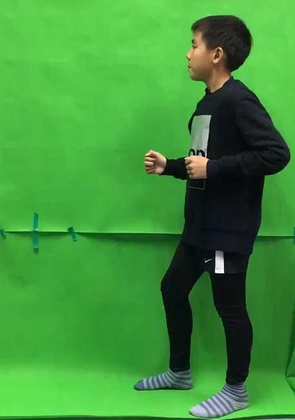
%> input picture HW6/crop/1crop/00001.jpg, 295 x 420 px, shrunk from 459 x 654 before the run; its folder holds only this picture in this run
$ octave crop.m   (GNU Octave 9; MATLAB toolbox functions it lacks are replaced by stand-ins)
%> lines starting %> are read from the running program, lines starting %| are printed output that depends on the picture; in (x1, y1, x2, y2) boxes, pixels count from 0 and x2, y2 are one past the last pixel; in counts of white or black regions, pixels touching at a corner belong together; the program's own positions count from 1
for index = 1 : 3
    path = [num2str(index), 'crop\'];

    files = dir(fullfile([path '*.jpg']));
    fileslength = length(files);

    for i = 1 : fileslength

        imgfullpath = strcat(path, files(i).name);
        img = im2double(imread(imgfullpath));
        R = img(:, :, 1);
        G = img(:, :, 2);
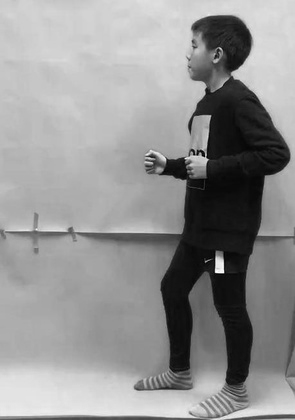
%> G: size 420x295 double; min 0, max 0.996, mean 0.575
        B = img(:, :, 3);
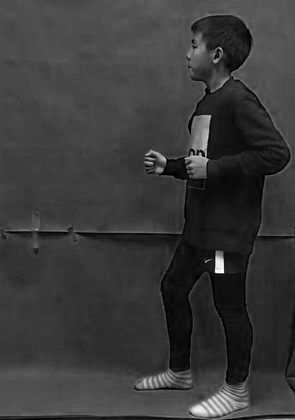
%> B: size 420x295 double; min 0, max 1, mean 0.228

        mask = (G ./ (R + G + B) > 0.46);
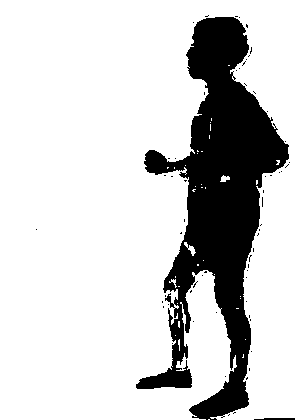
%> mask: size 420x295 logical; 80.6% white; 62 black regions (60 under 20 px), largest, box (x1, y1, x2, y2) and area: (136, 17, 289, 420) 23825, (254, 418, 295, 420) 72

        % 对蒙版做闭操作，去除背景中的杂点
        se=strel('disk',3);
        mask=imclose(mask,se);
%> mask: size 420x295 logical; 81.3% white; 9 black regions (1 under 20 px), largest, box (x1, y1, x2, y2) and area: (145, 17, 289, 419) 21783, (136, 369, 192, 389) 784, (172, 344, 188, 366) 223
        % 对蒙版做开操作，补全人体部分的空洞
        se=strel('disk',9);
        mask=imopen(mask,se);
%> mask: size 420x295 logical; 80.4% white; 2 black regions, box (x1, y1, x2, y2) and area: (136, 17, 295, 420) 24180, (254, 418, 295, 420) 72

        R(mask) = 0;
        G(mask) = 0;
        B(mask) = 0;
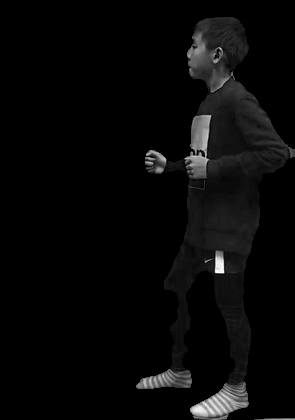
%> B: size 420x295 double; min 0, max 1, mean 0.0335
        masked = img;
        masked(:, :, 1) = R;
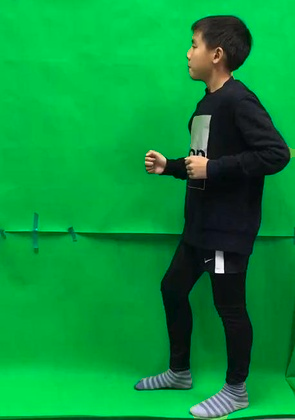
%> masked: size 420x295x3 double; mean R, G, B 0.0336, 0.575, 0.228
        masked(:, :, 2) = G;
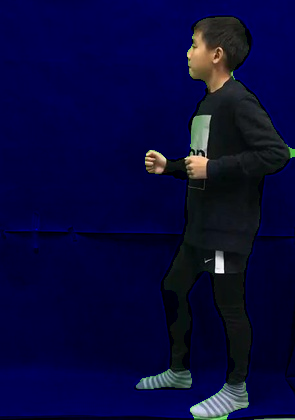
%> masked: size 420x295x3 double; mean R, G, B 0.0336, 0.0367, 0.228
        masked(:, :, 3) = B;
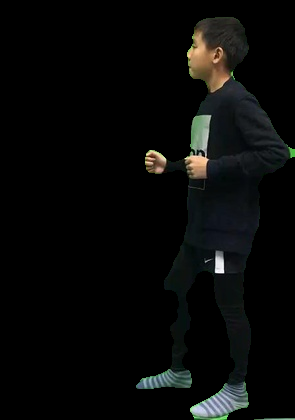
%> masked: size 420x295x3 double; mean R, G, B 0.0336, 0.0367, 0.0335

        imwrite(masked, ['result\', path, files(i).name]);

    end
end
%> pass 2 of the loop `for index = 1 : 3`:
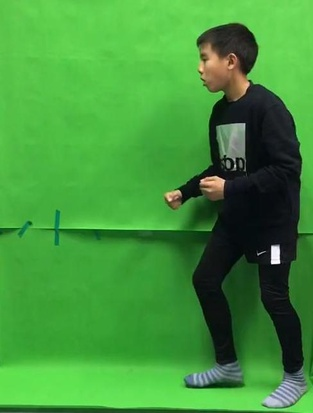
%> input picture HW6/crop/2crop/00096.jpg, 313 x 413 px, shrunk from 488 x 643 before the run
%> img: size 413x313x3 double
%> `mask = (G ./ (R + G + B) > 0.46);`:
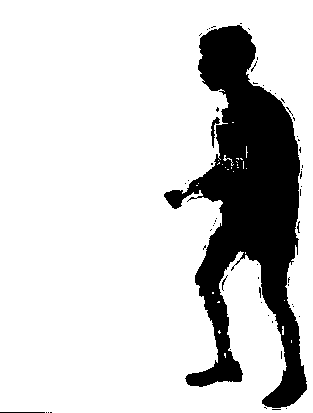
%> mask: size 413x313 logical; 81.7% white; 57 black regions (53 under 20 px), largest, box (x1, y1, x2, y2) and area: (164, 25, 307, 408) 23260, (211, 117, 220, 148) 95, (0, 412, 45, 413) 45, (222, 275, 228, 291) 22
%> `masked(:, :, 3) = B;`:
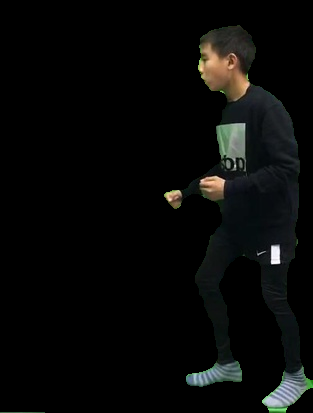
%> masked: size 413x313x3 double; mean R, G, B 0.0332, 0.0358, 0.0323
